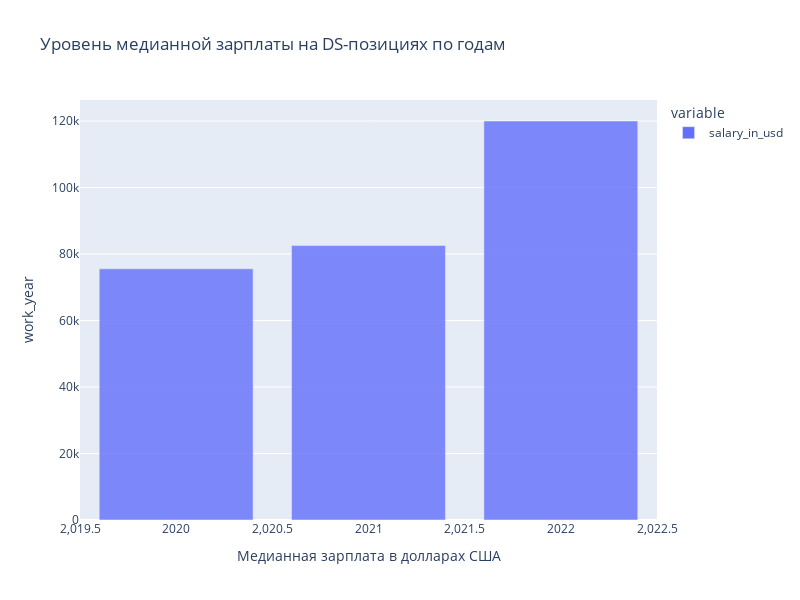

Notebook source saved alongside this figure:
### Code cell
grouped6 = data.groupby('work_year')['salary_in_usd'].median()

fig = px.bar(grouped6,
             title='Уровень медианной зарплаты на DS-позициях по годам',
             opacity = 0.8,
             height=600,
             width=800
            )
fig.update_layout(xaxis_title='Медианная зарплата в долларах США', yaxis_title='work_year')
fig.write_html("images/bar4.html")
fig.show()

### Figure 1 — Plotly figure (JSON) as saved in the notebook; plotly's stock layout.template omitted (floating-point values rounded to 4 significant figures)
{"data": [{"alignmentgroup": "True", "hovertemplate": "variable=salary_in_usd<br>work_year=%{x}<br>value=%{y}<extra></extra>", "legendgroup": "salary_in_usd", "marker": {"color": "#636efa", "opacity": 0.8, "pattern": {"shape": ""}}, "name": "salary_in_usd", "offsetgroup": "salary_in_usd", "orientation": "v", "showlegend": true, "textposition": "auto", "type": "bar", "x": [2020, 2021, 2022], "xaxis": "x", "y": [75544, 82528, 120000], "yaxis": "y"}], "layout": {"barmode": "relative", "height": 600, "legend": {"title": {"text": "variable"}, "tracegroupgap": 0}, "title": {"text": "Уровень медианной зарплаты на DS-позициях по годам"}, "width": 800, "xaxis": {"anchor": "y", "domain": [0, 1], "title": {"text": "Медианная зарплата в долларах США"}}, "yaxis": {"anchor": "x", "domain": [0, 1], "title": {"text": "work_year"}}}}
